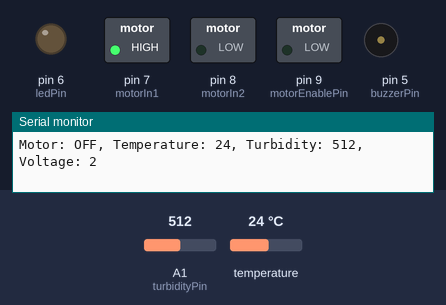
A sketch run on a simulated Arduino Uno, built with avr-gcc and run on an emulated ATmega328P. On the bench: switched loads named in the sketch (green lamp = pin HIGH), output pins drawn as LEDs (lit = HIGH), buzzer (waves = sounding, pin HIGH), the last lines printed to the serial monitor. The inputs (shaded band) are chosen by the test bench; at power-on: A1 (turbidityPin) = 512, temperature 24 °C.

Above: at 3.0 s.
At 17.96 s:
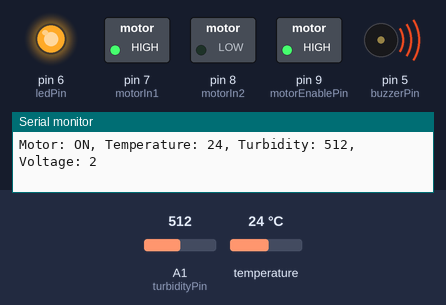
At 34.0 s:
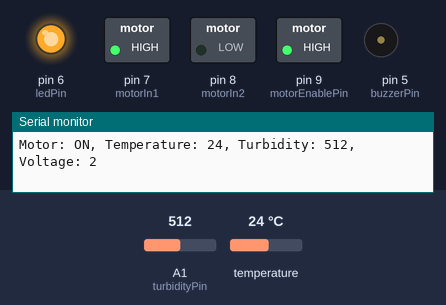
Timing chart, 0 to 35.0 s (numbered marks = the images above):
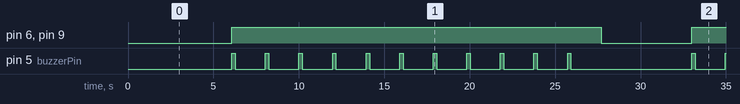

Measured:
- by itself, pin 6 (ledPin), pin 9 (motorEnablePin): alternates HIGH for 21.6 s and LOW for 5.3 s
- by itself, pin 5 (buzzerPin): moves between LOW and HIGH, repeating every 26.9 s
- by itself, everything shown: repeats every 26.9 s, in 23 steps

The sketch:

sketch_dec4a.ino
```cpp
#include <OneWire.h>
#include <DallasTemperature.h>

// Pin definitions
const int motorEnablePin = 9;  // Enable pin for L293D
const int motorIn1 = 7;        // IN1 pin for L293D
const int motorIn2 = 8;        // IN2 pin for L293D
const int ledPin = 6;          // LED connected to digital pin 6
const int buzzerPin = 5;       // Buzzer connected to digital pin 5
const int turbidityPin = A1;   // Turbidity sensor connected to A1

// Temperature sensor setup
const int tempPin = 2;  // Pin connected to the DS18B20 data line
OneWire oneWire(tempPin);  // Create a OneWire instance
DallasTemperature sensors(&oneWire);  // Create a DallasTemperature instance

bool motorState = false;       // Tracks whether the motor is on or off
unsigned long previousMillis = 0; // Tracks the last state change
const long motorOnTime = 20000;  // Motor on for 20 seconds (in milliseconds)
const long motorOffTime = 5000;  // Motor off for 5 seconds

void setup() {
  Serial.begin(9600);  // Start serial communication
  pinMode(motorEnablePin, OUTPUT); // Motor enable pin
  pinMode(motorIn1, OUTPUT);       // Motor direction pin 1
  pinMode(motorIn2, OUTPUT);       // Motor direction pin 2
  pinMode(ledPin, OUTPUT);         // LED pin
  pinMode(buzzerPin, OUTPUT);      // Buzzer pin
  pinMode(turbidityPin, INPUT);    // Turbidity sensor pin

  // Set initial motor direction
  digitalWrite(motorIn1, HIGH);
  digitalWrite(motorIn2, LOW);

  // Ensure LED and buzzer are off initially
  digitalWrite(ledPin, LOW);
  digitalWrite(buzzerPin, LOW);

  sensors.begin();  // Start the temperature sensor
}

void loop() {
  unsigned long currentMillis = millis();

  // Read the temperature from the DS18B20 sensor
  sensors.requestTemperatures();  // Request temperature from sensor
  int temperature = sensors.getTempCByIndex(0);  // Get temperature in Celsius

  // Read turbidity from sensor
  int turbidityValue = analogRead(turbidityPin); // Read analog value
  int turbidityVoltage = turbidityValue * (5.0 / 1023.0); // Convert to voltage


  // Motor ON condition: Runs for 20 seconds
  if (motorState && (currentMillis - previousMillis >= motorOnTime)) {
    previousMillis = currentMillis;  // Update the time
    motorState = false;  // Turn off motor after 20 seconds
  }

  // Motor OFF condition: Runs for 5 seconds
  if (!motorState && (currentMillis - previousMillis >= motorOffTime)) {
    previousMillis = currentMillis;  // Update the time
    motorState = true;  // Turn motor on after 5 seconds
  }

  // Control motor and notification
  if (motorState) {
    // Turn the motor on
    analogWrite(motorEnablePin, 255);

    // Notify with LED and buzzer
    digitalWrite(ledPin, HIGH);
    digitalWrite(buzzerPin, HIGH);
    delay(200); // Buzzer and LED on for 200 ms
    digitalWrite(buzzerPin, LOW); // Turn off buzzer after notification

    // Send motor and buzzer state to Serial Monitor

  // Display temperature and turbidity data
  char output [100];
  sprintf(output, "Motor: ON, Temperature: %.d, Turbidity: %d, Voltage: %d", temperature, turbidityValue, turbidityVoltage);
  Serial.println(output);
  } else {
    // Turn the motor off
    analogWrite(motorEnablePin, 0);

    // Turn off LED
    digitalWrite(ledPin, LOW);

    // Send motor state to Serial Monitor
    char output [100];
    sprintf(output, "Motor: OFF, Temperature: %.d, Turbidity: %d, Voltage: %d", temperature, turbidityValue, turbidityVoltage);
    Serial.println(output);
  }

  delay(1000); // Small delay before the next loop iteration
}
```
